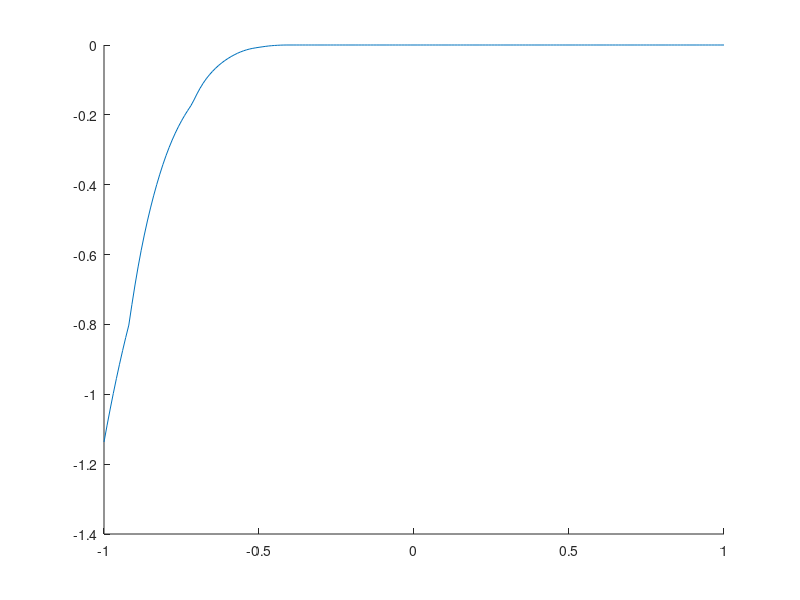

Source code (MATLAB):
function test()
m=100;n=10;
A = rand(m,n);
b = rand(m,1);
p = rand(n,1);
x0 = rand(n,1);
f0 = funmin(A,b,x0,p,0);
xa = [-1:0.01:1];
ya = arrayfun(@(alpha) f0 - funmin(A,b,x0,p,alpha), xa);
ya2 = arrayfun(@(alpha) funnorm(A,x0,p,alpha), xa);
 pxy={};
% pxy(1).X = knot;
% pxy(1).Y = knoty;
pxy(1).X = xa;
pxy(1).Y = ya;
% pxy(2).X = xa;
% pxy(2).Y = ya2;
figure
hold on
p1 = arrayfun(@(a) plot(a.X,a.Y),pxy,'UniformOutput',false);


hold off
 save('nonconvexalpha.mat','A','b','p','x0','xa','ya')
end
function f = funmin(A,b,x0,u,alpha)
xn = x0 + alpha*u;
xn( xn < 0) = 0;
f = b - A * xn;
f(f<0) = 0;
f = 0.5*(f'*f);
end
function f = funnorm(A,x0,u,alpha)
xn = x0 + alpha*u;
xn( xn < 0) = 0;
f =  A * (xn-x0);
f = 0.5*(f'*f);
end